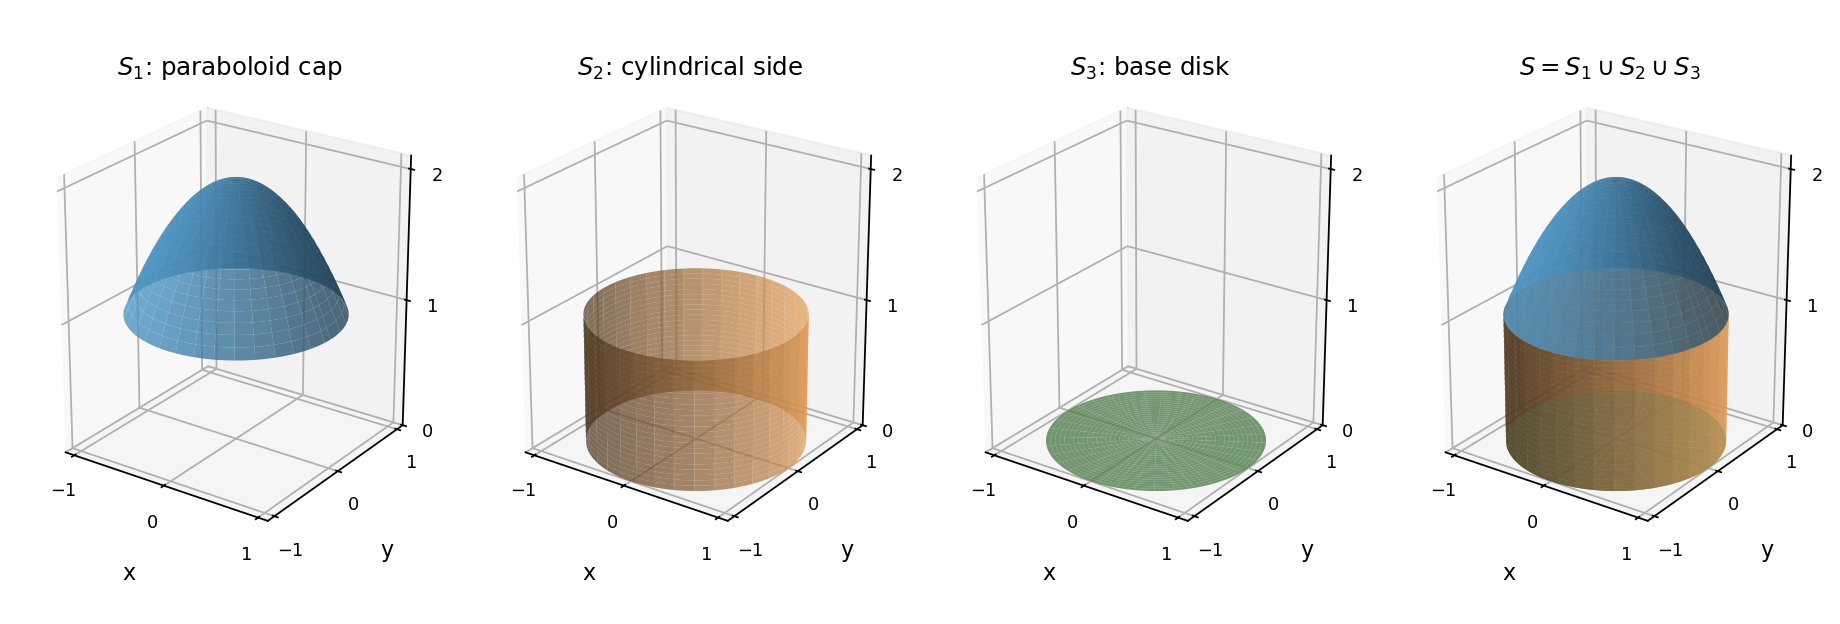

Python code for this plot:
"""Original surfaces for NST IB 2016; Python 3.14, NumPy, Matplotlib. PNG to cwd."""
import numpy as np
import matplotlib

matplotlib.use("Agg")
import matplotlib.pyplot as plt

fig = plt.figure(figsize=(11.5, 3.9), layout="constrained", facecolor="white")
theta = np.linspace(0, 2 * np.pi, 72)
radii = np.linspace(0, 1, 25)
rr, tt = np.meshgrid(radii, theta)
xx, yy = rr * np.cos(tt), rr * np.sin(tt)
zz, tc = np.meshgrid(np.linspace(0, 1, 25), theta)
for panel in range(4):
    ax = fig.add_subplot(1, 4, panel + 1, projection="3d")
    if panel in [0, 3]:
        ax.plot_surface(xx, yy, 2 - rr**2, color="#4b95c6", alpha=0.8, linewidth=0, shade=True)
    if panel in [1, 3]:
        ax.plot_surface(np.cos(tc), np.sin(tc), zz, color="#e39b54", alpha=0.72, linewidth=0, shade=True)
    if panel in [2, 3]:
        ax.plot_surface(xx, yy, np.zeros_like(rr), color="#70a76b", alpha=0.82, linewidth=0, shade=True)
    ax.set(xlim=(-1.1, 1.1), ylim=(-1.1, 1.1), zlim=(0, 2.1), xlabel="x", ylabel="y", zlabel="z")
    ax.set_xticks([-1, 0, 1])
    ax.set_yticks([-1, 0, 1])
    ax.set_zticks([0, 1, 2])
    ax.tick_params(labelsize=8, pad=0)
    ax.set_title([r"$S_1$: paraboloid cap", r"$S_2$: cylindrical side", r"$S_3$: base disk", r"$S=S_1\cup S_2\cup S_3$"][panel], fontsize=11)
    ax.set_box_aspect((1, 1, 1.2))
    ax.view_init(elev=24, azim=-55)
fig.savefig("paper-1-q1-closed-surface.png", dpi=160, facecolor="white")
plt.close(fig)
